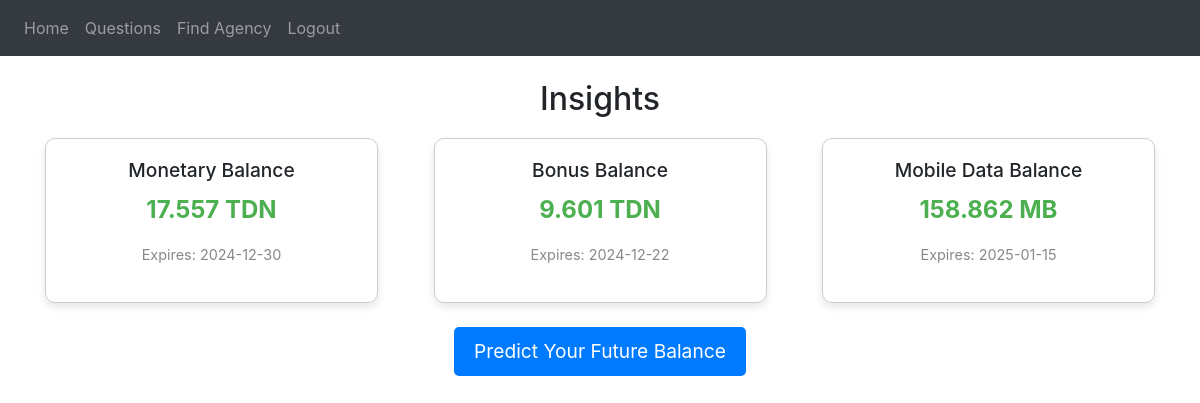
The app's page / (signed in) with its own data.
### configuration/models.py (models this page shows)
class Balance(db.Model):
    __tablename__ = 'balance'
    id = db.Column(db.Integer, primary_key=True)
    userId = db.Column(db.Integer, db.ForeignKey('user.id'), nullable=False, unique=True)
    monetaryBalance = db.Column(db.Float, nullable=False, default=0)  # Money available
    bonusBalance = db.Column(db.Float, nullable=False, default=0)     # Bonus units available
    dataBalanceMB = db.Column(db.Float, nullable=False, default=0)    # Mobile data in MB
    monetaryExpiryDate = db.Column(db.Date, nullable=True)
    bonusExpiryDate = db.Column(db.Date, nullable=True)
    dataExpiryDate = db.Column(db.Date, nullable=True)
    user = db.relationship('User', back_populates='balance')

### configuration/blueprint.py (the view)
@blp.route('/')
@login_required
def home():
    balance = Balance.query.filter_by(userId=current_user.id).first()  # Get user's balance record
    if not balance:
        balance = {
            'monetaryBalance': 0,
            'monetaryExpiryDate': None,
            'bonusBalance': 0,
            'bonusExpiryDate': None,
            'dataBalanceMB': 0,
            'dataExpiryDate': None
        }
    else:
        balance = {
            'monetaryBalance': round(balance.monetaryBalance, 3),  # Round to 3 decimal places
            'monetaryExpiryDate': balance.monetaryExpiryDate,
            'bonusBalance': round(balance.bonusBalance, 3),  # Round to 3 decimal places
            'bonusExpiryDate': balance.bonusExpiryDate,
            'dataBalanceMB': round(balance.dataBalanceMB, 3),  # Round to 3 decimal places
            'dataExpiryDate': balance.dataExpiryDate
        }
    return render_template("home.html", user=current_user, balance=balance)

### configuration/__init__.py (called while the page is built)
def create_application():
    app = Flask(__name__)
    app.config['SECRET_KEY'] = 'TTapp'
    app.config['SQLALCHEMY_DATABASE_URI'] = f'sqlite:///{DB_NAME}'
    db.init_app(app)
    app.register_blueprint(blp, url_prefix='/')
    app.register_blueprint(apiblp)
    login_manager = LoginManager()
    login_manager.login_view = 'blp.login'
    login_manager.init_app(app)
    @login_manager.user_loader
    def load_user(id):
        return User.query.get(int(id))
    return app

### configuration/templates/home.html (shortened to what this page needs)
{% extends "theme.html" %}
{% block content %}
    <h2 align="center">Insights</h2>
    <div class="balance-container">
        <div class="balance-box">
            <h3>Monetary Balance</h3>
            <p class="balance-value">{{ balance.monetaryBalance }} TDN</p>
            {% if balance.monetaryExpiryDate %}
                <p class="expiry-date">Expires: {{ balance.monetaryExpiryDate }}</p>
            {% else %}
                <p class="expiry-date">No Expiry</p>
            {% endif %}
        </div>
        <div class="balance-box">
            <h3>Bonus Balance</h3>
            <p class="balance-value">{{ balance.bonusBalance }} TDN</p>
            {% if balance.bonusExpiryDate %}
                <p class="expiry-date">Expires: {{ balance.bonusExpiryDate }}</p>
            {% else %}
                <p class="expiry-date">No Expiry</p>
            {% endif %}
        </div>
        <div class="balance-box">
            <h3>Mobile Data Balance</h3>
            <p class="balance-value">{{ balance.dataBalanceMB }} MB</p>
            {% if balance.dataExpiryDate %}
                <p class="expiry-date">Expires: {{ balance.dataExpiryDate }}</p>
            {% else %}
                <p class="expiry-date">No Expiry</p>
            {% endif %}
        </div>
    </div>
    <br>
    <form align="center" action="{{ url_for('blp.predict') }}" method="post">
        <button  type="submit" class="predict-button">Predict Your Future Balance</button>
    </form>
{% endblock %}

### configuration/static/style.css (style rules this page uses)
.balance-container { display: flex; justify-content: space-between; margin-top: 20px; }
.balance-box { border: 1px solid #ccc; padding: 20px; width: 30%; text-align: center; border-radius: 10px; box-shadow: 0 4px 8px rgba(0, 0, 0, 0.1); }
.balance-box h3 { margin-bottom: 10px; font-size: 1.2em; }
.balance-value { font-size: 1.5em; font-weight: bold; color: #4caf50; }
.expiry-date { font-size: 0.9em; color: #888; }
.predict-button { padding: 10px 20px; font-size: 1.2em; background-color: #007bff; color: white; border: none; border-radius: 5px; cursor: pointer; }

### records on screen
Balance: monetaryExpiryDate "2024-12-30", bonusExpiryDate "2024-12-22", dataExpiryDate "2025-01-15"

### other values on screen
{{ balance.monetaryBalance }} "17.557"
{{ balance.bonusBalance }} "9.601"
{{ balance.dataBalanceMB }} "158.862"
